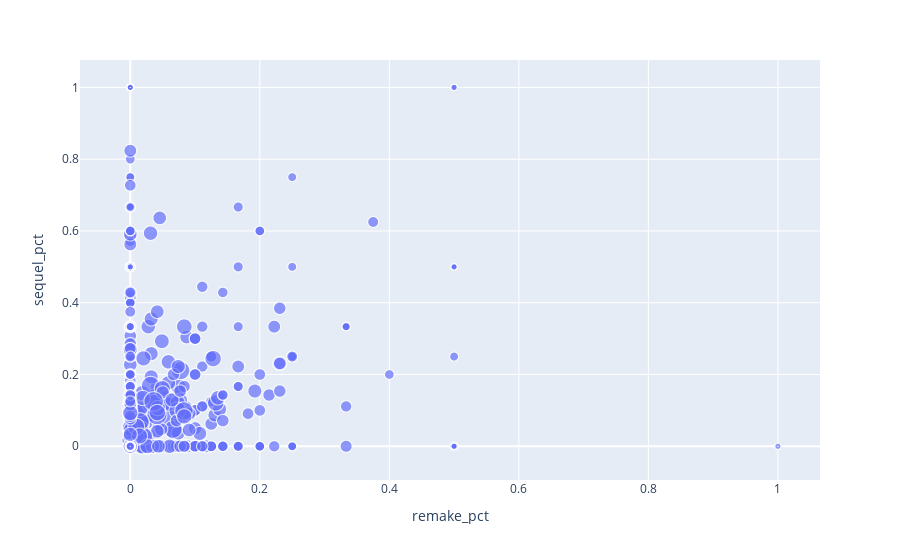

Notebook source saved alongside this figure:
### Code cell
production_companies = movies.explode('production_company').group_by('production_company').agg(
    count = pl.len(),
    remakes = pl.sum('remake'),
    sequels = pl.sum('sequel'),
    redos = pl.sum('redo')
).with_columns(
    remake_pct = pl.col('remakes') / pl.col('count'),
    sequel_pct = pl.col('sequels') / pl.col('count'),
    redo_pct = pl.col('redos') / pl.col('count'),
    size = pl.col('count').log()
)
px.scatter(production_companies,x='remake_pct',y='sequel_pct', size='size',hover_data=['remake_pct','sequel_pct','count'])

### Figure 1 — Plotly figure (JSON) as saved in the notebook; plotly's stock layout.template omitted (floating-point values rounded to 4 significant figures; data arrays with more than 128 entries replaced by an {"elided": "..."} marker saying what was removed)
{"data": [{"customdata": {"elided": "3358x1 int values"}, "hovertemplate": "remake_pct=%{x}<br>sequel_pct=%{y}<br>size=%{marker.size}<br>count=%{customdata[0]}<extra></extra>", "legendgroup": "", "marker": {"color": "#636efa", "size": {"elided": "3358 float values"}, "sizemode": "area", "sizeref": 0.0168, "symbol": "circle"}, "mode": "markers", "name": "", "showlegend": false, "type": "scattergl", "x": {"elided": "3358 float values"}, "xaxis": "x", "y": {"elided": "3358 float values"}, "yaxis": "y"}], "layout": {"legend": {"itemsizing": "constant", "tracegroupgap": 0}, "margin": {"t": 60}, "xaxis": {"anchor": "y", "domain": [0, 1], "title": {"text": "remake_pct"}}, "yaxis": {"anchor": "x", "domain": [0, 1], "title": {"text": "sequel_pct"}}}}
